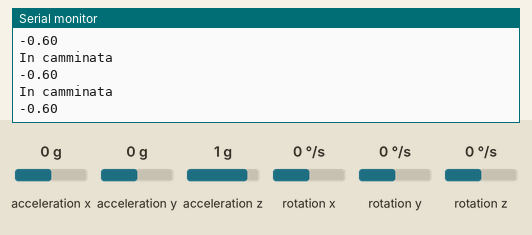
Recording of a sketch running on a simulated Arduino Uno, built with avr-gcc and run on an emulated ATmega328P. Shown: the last lines printed to the serial monitor. The inputs (shaded band) are chosen by the test bench; at power-on: acceleration y 0 g, rotation y 0 °/s, acceleration x 0 g, acceleration z 1 g, rotation x 0 °/s, rotation z 0 °/s.

Above: at 3.2 s.
3.3 s: acceleration y set to -1.4 g
At 4.1 s:
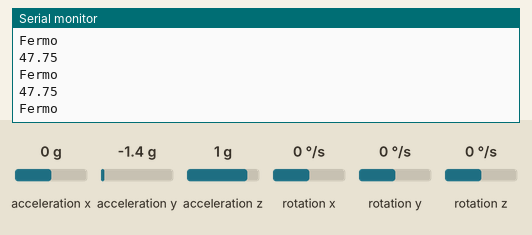
4.8 s: rotation y set to -192 °/s
At 5.8 s:
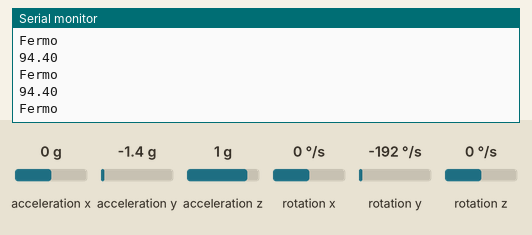
6.3 s: acceleration y set to -0.8 g
At 7.4 s:
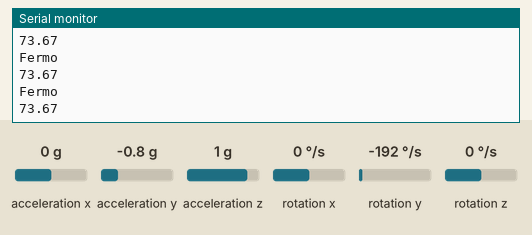
Timing chart, 0 to 9.3 s (numbered marks = the images above; inputs shaded):
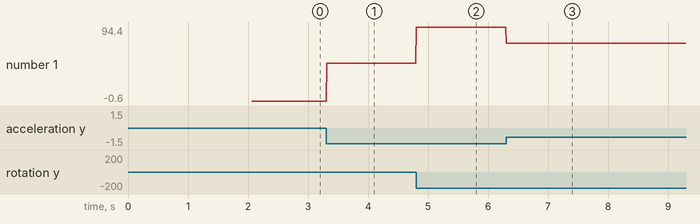

Measured:
- after the input at 3.3 s, the serial monitor: prints a new line at once (image 1)
- after the input at 4.8 s, the serial monitor: prints a new line at once (image 2)
- after the input at 6.3 s, the serial monitor: prints a new line at once (image 3)
- plotted number 1: -0.6 → 47.75 after the input at 3.3 s, 47.75 → 94.4 after the input at 4.8 s, 94.4 → 73.67 after the input at 6.3 s

The sketch:

TestMachineLearning.ino
```cpp
// I2Cdev and MPU6050 must be installed as libraries, or else the .cpp/.h files
// for both classes must be in the include path of your project
#include "I2Cdev.h"
#include "MPU6050.h"


// Arduino Wire library is required if I2Cdev I2CDEV_ARDUINO_WIRE implementation
// is used in I2Cdev.h
#if I2CDEV_IMPLEMENTATION == I2CDEV_ARDUINO_WIRE
    #include "Wire.h"
#endif

// class default I2C address is 0x68
// specific I2C addresses may be passed as a parameter here
// AD0 low = 0x68 (default for InvenSense evaluation board)
// AD0 high = 0x69
MPU6050 mpu1(0x68);
MPU6050 mpu2(0x69);


//MPU6050 accelgyro(0x69); // <-- use for AD0 high

int16_t ax, ay, az;
int16_t gx, gy, gz;

int16_t ax2, ay2, az2;
int16_t gx2, gy2, gz2;


//This code was autogenerated using micro-learn.
//Use the dummy variable array 'data' to interact with the ML inference.
/* dati per ginocchio chiuso o aperto
double w[] = {-0.025649630081589908, 0.1090756220091944, 1.6423935239866403, 0.2626203785638569};
double u[] = {15234.850980392157, -10.008823529411766, 8866.462745098039, 48.311764705882354};
double p[] = {0.0032605602651013064, 0.002830807503403701, 0.0002137646204489013, 0.0011259078088872872};

double c = 0.6191725127672563;
*/

double w[] = {-1.5150847909302836, 0.058820816356530164, -1.1350316251028203, -0.2881538602105478};
double u[] = {-535.2365315546434, -1.0615700359158542, 12.096459722934839, 0.9907644946126218};
double p[] = {0.0007629927776745341, 0.005105650876470956, 0.0008388574130320697, 0.007478236073259843};

double c = 0.525712033288551;


// MPU control/status vars
bool dmpReady = false;  // set true if DMP init was successful
uint8_t mpuIntStatus;   // holds actual interrupt status byte from MPU
uint8_t devStatus;      // return status after each device operation (0 = success, !0 = error)
uint16_t packetSize;    // expected DMP packet size (default is 42 bytes)
uint16_t fifoCount;     // count of all bytes currently in FIFO
uint8_t fifoBuffer[64]; // FIFO storage buffer

/* orientation/motion vars
Quaternion q;           // [w, x, y, z]         quaternion container
VectorInt16 aa;         // [x, y, z]            accel sensor measurements
VectorInt16 aaReal;     // [x, y, z]            gravity-free accel sensor measurements
VectorInt16 aaWorld;    // [x, y, z]            world-frame accel sensor measurements
VectorFloat gravity;    // [x, y, z]            gravity vector
float euler[3];         // [psi, theta, phi]    Euler angle container
float ypr[3];           // [yaw, pitch, roll]   yaw/pitch/roll container and gravity vector

// packet structure for InvenSense teapot demo
uint8_t teapotPacket[14] = { '$', 0x02, 0,0, 0,0, 0,0, 0,0, 0x00, 0x00, '\r', '\n' };

*/

// uncomment "OUTPUT_READABLE_ACCELGYRO" if you want to see a tab-separated
// list of the accel X/Y/Z and then gyro X/Y/Z values in decimal. Easy to read,
// not so easy to parse, and slow(er) over UART.
#define OUTPUT_READABLE_ACCELGYRO

// uncomment "OUTPUT_BINARY_ACCELGYRO" to send all 6 axes of data as 16-bit
// binary, one right after the other. This is very fast (as fast as possible
// without compression or data loss), and easy to parse, but impossible to read
// for a human.
//#define OUTPUT_BINARY_ACCELGYRO
int senseSumAccY_hip = 0;
int senseSumAccY_knee = 0;
int senseSumGyroY_knee = 0;
int senseSumGyroY_hip = 0;
byte numReads = 1;


void setup() {
    // join I2C bus (I2Cdev library doesn't do this automatically)
    #if I2CDEV_IMPLEMENTATION == I2CDEV_ARDUINO_WIRE
        Wire.begin();
    #elif I2CDEV_IMPLEMENTATION == I2CDEV_BUILTIN_FASTWIRE
        Fastwire::setup(400, true);
    #endif

    Serial.begin(38400);

    // initialize device
    Serial.println("Initializing I2C devices...");
    mpu1.initialize();
    mpu2.initialize();


    // verify connection
    Serial.println("Testing device connections...");
    Serial.println(mpu1.testConnection() ? "MPU6050 connection successful" : "MPU6050 connection failed");
    Serial.println(mpu2.testConnection() ? "MPU6050 2 connection successful" : "MPU6050 2 connection failed");


      // Open serial communications and wait for port to open:

    while (!Serial) {
      ; // wait for serial port to connect. Needed for native USB port only
    }


    // use the code below to change accel/gyro offset values

    Serial.println("Updating internal sensor offsets MPU 1...");
    // -76  -2359 1688  0 0 0
    Serial.print(mpu1.getXAccelOffset()); Serial.print("\t"); // -76
    Serial.print(mpu1.getYAccelOffset()); Serial.print("\t"); // -2359
    Serial.print(mpu1.getZAccelOffset()); Serial.print("\t"); // 1688
    Serial.print(mpu1.getXGyroOffset()); Serial.print("\t"); // 0
    Serial.print(mpu1.getYGyroOffset()); Serial.print("\t"); // 0
    Serial.print(mpu1.getZGyroOffset()); Serial.print("\t"); // 0
    Serial.print("\n");
    /*
    mpu1.setXAccelOffset(-3238);
    mpu1.setYAccelOffset(1638);
    mpu1.setZAccelOffset(984);
    mpu1.setXGyroOffset(66);
    mpu1.setYGyroOffset(18);
    mpu1.setZGyroOffset(32);
    */
    mpu1.setXAccelOffset(-1385);
    mpu1.setYAccelOffset(1553);
    mpu1.setZAccelOffset(2614);
    mpu1.setXGyroOffset(65);
    mpu1.setYGyroOffset(18);
    mpu1.setZGyroOffset(32);
    Serial.print(mpu1.getXAccelOffset()); Serial.print("\t"); // -76
    Serial.print(mpu1.getYAccelOffset()); Serial.print("\t"); // -2359
    Serial.print(mpu1.getZAccelOffset()); Serial.print("\t"); // 1688
    Serial.print(mpu1.getXGyroOffset()); Serial.print("\t"); // 0
    Serial.print(mpu1.getYGyroOffset()); Serial.print("\t"); // 0
    Serial.print(mpu1.getZGyroOffset()); Serial.print("\t"); // 0
    Serial.print("\n");

    Serial.println("Updating internal sensor offsets MPU 2...");
    // -76  -2359 1688  0 0 0
    Serial.print(mpu2.getXAccelOffset()); Serial.print("\t"); // -76
    Serial.print(mpu2.getYAccelOffset()); Serial.print("\t"); // -2359
    Serial.print(mpu2.getZAccelOffset()); Serial.print("\t"); // 1688
    Serial.print(mpu2.getXGyroOffset()); Serial.print("\t"); // 0
    Serial.print(mpu2.getYGyroOffset()); Serial.print("\t"); // 0
    Serial.print(mpu2.getZGyroOffset()); Serial.print("\t"); // 0
    Serial.print("\n");
    /*
    mpu2.setXAccelOffset(743 );
    mpu2.setYAccelOffset(1056 );
    mpu2.setZAccelOffset(993);
    mpu2.setXGyroOffset(15);
    mpu2.setYGyroOffset(112);
    mpu2.setZGyroOffset(62);
    */
    mpu2.setXAccelOffset(2300 );
    mpu2.setYAccelOffset(1065 );
    mpu2.setZAccelOffset(3115);
    mpu2.setXGyroOffset(15);
    mpu2.setYGyroOffset(112);
    mpu2.setZGyroOffset(57);
    Serial.print(mpu2.getXAccelOffset()); Serial.print("\t"); // -76
    Serial.print(mpu2.getYAccelOffset()); Serial.print("\t"); // -2359
    Serial.print(mpu2.getZAccelOffset()); Serial.print("\t"); // 1688
    Serial.print(mpu2.getXGyroOffset()); Serial.print("\t"); // 0
    Serial.print(mpu2.getYGyroOffset()); Serial.print("\t"); // 0
    Serial.print(mpu2.getZGyroOffset()); Serial.print("\t"); // 0
    Serial.print("\n");
    delay(2000);

}


void loop() {
    float data[4]; //This is your feature vector. Retrive your data into this array.
    //Data Section: To Be Coded Manually
    //to smooth curves
    mpu1.getMotion6(&ax, &ay, &az, &gx, &gy, &gz);
    mpu2.getMotion6(&ax2, &ay2, &az2, &gx2, &gy2, &gz2);

    data[0] = ay;
    data[1] = gy;
    data[2] = ay2;
    data[3] = gy2;


    #ifdef OUTPUT_READABLE_ACCELGYRO
        // display tab-separated accel/gyro x/y/z values
        //Serial.print("MPU 1 :");
        //Serial.print(ay);// o ay
        //Serial.print(" ");Serial.println(ay2); // !!
    #endif


    //ML Inference Section

    double temp = 0.0;
    for(int i=0; i<4; i++)
    {
        temp += (data[i]-u[i]) * p[i] * w[i];
    }
    Serial.println(temp);
    if(temp >= c)
    {
        //Do something for class label 1.
        Serial.println("Fermo");
    }
    else
    {
        //Do something for class label 0.
        Serial.println("In camminata");
    }


}
```
